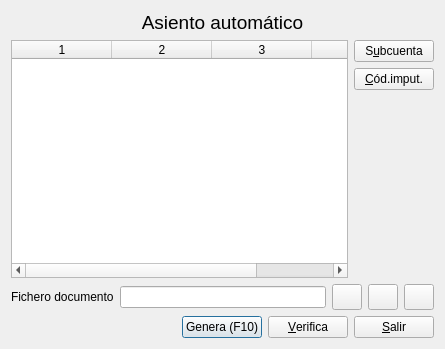
<?xml version="1.0" encoding="UTF-8"?>
<ui version="4.0">
 <author>José Manuel Díez Botella</author>
 <class>execasientomodelo</class>
 <widget class="QDialog" name="execasientomodelo">
  <property name="geometry">
   <rect>
    <x>0</x>
    <y>0</y>
    <width>445</width>
    <height>349</height>
   </rect>
  </property>
  <property name="windowTitle">
   <string>Asiento automático</string>
  </property>
  <layout class="QVBoxLayout" name="verticalLayout">
   <item>
    <widget class="QLabel" name="modelolabel">
     <property name="font">
      <font>
       <pointsize>14</pointsize>
      </font>
     </property>
     <property name="text">
      <string>Asiento automático</string>
     </property>
     <property name="alignment">
      <set>Qt::AlignCenter</set>
     </property>
    </widget>
   </item>
   <item>
    <layout class="QHBoxLayout">
     <property name="spacing">
      <number>6</number>
     </property>
     <property name="leftMargin">
      <number>0</number>
     </property>
     <property name="topMargin">
      <number>0</number>
     </property>
     <property name="rightMargin">
      <number>0</number>
     </property>
     <property name="bottomMargin">
      <number>0</number>
     </property>
     <item>
      <widget class="QTableWidget" name="variablestable">
       <property name="selectionMode">
        <enum>QAbstractItemView::SingleSelection</enum>
       </property>
       <property name="rowCount">
        <number>0</number>
       </property>
       <property name="columnCount">
        <number>4</number>
       </property>
       <column/>
       <column/>
       <column/>
       <column/>
      </widget>
     </item>
     <item>
      <layout class="QVBoxLayout">
       <property name="spacing">
        <number>6</number>
       </property>
       <property name="leftMargin">
        <number>0</number>
       </property>
       <property name="topMargin">
        <number>0</number>
       </property>
       <property name="rightMargin">
        <number>0</number>
       </property>
       <property name="bottomMargin">
        <number>0</number>
       </property>
       <item>
        <widget class="QPushButton" name="subcuentapushButton">
         <property name="text">
          <string>S&amp;ubcuenta</string>
         </property>
         <property name="icon">
          <iconset resource="keme.qrc">
           <normaloff>:/iconos/graf/viewer.xpm</normaloff>:/iconos/graf/viewer.xpm</iconset>
         </property>
         <property name="autoDefault">
          <bool>false</bool>
         </property>
        </widget>
       </item>
       <item>
        <widget class="QPushButton" name="cipushButton">
         <property name="text">
          <string>&amp;Cód.imput.</string>
         </property>
         <property name="icon">
          <iconset resource="keme.qrc">
           <normaloff>:/iconos/graf/viewer.xpm</normaloff>:/iconos/graf/viewer.xpm</iconset>
         </property>
         <property name="autoDefault">
          <bool>false</bool>
         </property>
        </widget>
       </item>
       <item>
        <spacer>
         <property name="orientation">
          <enum>Qt::Vertical</enum>
         </property>
         <property name="sizeHint" stdset="0">
          <size>
           <width>20</width>
           <height>40</height>
          </size>
         </property>
        </spacer>
       </item>
      </layout>
     </item>
    </layout>
   </item>
   <item>
    <layout class="QHBoxLayout" name="horizontalLayout">
     <item>
      <widget class="QLabel" name="label_6">
       <property name="text">
        <string>Fichero documento</string>
       </property>
      </widget>
     </item>
     <item>
      <widget class="QLineEdit" name="fichdoclineEdit">
       <property name="readOnly">
        <bool>true</bool>
       </property>
      </widget>
     </item>
     <item>
      <widget class="QPushButton" name="fichdocpushButton">
       <property name="minimumSize">
        <size>
         <width>30</width>
         <height>26</height>
        </size>
       </property>
       <property name="maximumSize">
        <size>
         <width>30</width>
         <height>26</height>
        </size>
       </property>
       <property name="toolTip">
        <string>Diálogo de archivos</string>
       </property>
       <property name="text">
        <string/>
       </property>
       <property name="icon">
        <iconset resource="keme.qrc">
         <normaloff>:/iconos/graf/fileimport.png</normaloff>:/iconos/graf/fileimport.png</iconset>
       </property>
       <property name="autoDefault">
        <bool>false</bool>
       </property>
      </widget>
     </item>
     <item>
      <widget class="QPushButton" name="visdocpushButton">
       <property name="minimumSize">
        <size>
         <width>30</width>
         <height>26</height>
        </size>
       </property>
       <property name="maximumSize">
        <size>
         <width>30</width>
         <height>26</height>
        </size>
       </property>
       <property name="toolTip">
        <string>Visualizar archivo</string>
       </property>
       <property name="text">
        <string/>
       </property>
       <property name="icon">
        <iconset resource="keme.qrc">
         <normaloff>:/iconos/graf/viewer.xpm</normaloff>:/iconos/graf/viewer.xpm</iconset>
       </property>
       <property name="autoDefault">
        <bool>false</bool>
       </property>
      </widget>
     </item>
     <item>
      <widget class="QPushButton" name="borraasdocpushButton">
       <property name="maximumSize">
        <size>
         <width>30</width>
         <height>30</height>
        </size>
       </property>
       <property name="toolTip">
        <string>Eliminar asignación</string>
       </property>
       <property name="text">
        <string/>
       </property>
       <property name="icon">
        <iconset resource="keme.qrc">
         <normaloff>:/iconos/graf/borraelem.png</normaloff>:/iconos/graf/borraelem.png</iconset>
       </property>
       <property name="shortcut">
        <string>Alt+L</string>
       </property>
       <property name="autoDefault">
        <bool>false</bool>
       </property>
      </widget>
     </item>
    </layout>
   </item>
   <item>
    <layout class="QHBoxLayout">
     <property name="spacing">
      <number>6</number>
     </property>
     <property name="leftMargin">
      <number>0</number>
     </property>
     <property name="topMargin">
      <number>0</number>
     </property>
     <property name="rightMargin">
      <number>0</number>
     </property>
     <property name="bottomMargin">
      <number>0</number>
     </property>
     <item>
      <spacer>
       <property name="orientation">
        <enum>Qt::Horizontal</enum>
       </property>
       <property name="sizeHint" stdset="0">
        <size>
         <width>40</width>
         <height>20</height>
        </size>
       </property>
      </spacer>
     </item>
     <item>
      <widget class="QPushButton" name="generapushButton">
       <property name="text">
        <string>Genera (F10)</string>
       </property>
       <property name="shortcut">
        <string>F10</string>
       </property>
       <property name="default">
        <bool>true</bool>
       </property>
      </widget>
     </item>
     <item>
      <widget class="QPushButton" name="verificarpushButton">
       <property name="text">
        <string>&amp;Verifica</string>
       </property>
       <property name="shortcut">
        <string>Alt+V</string>
       </property>
       <property name="autoDefault">
        <bool>false</bool>
       </property>
      </widget>
     </item>
     <item>
      <widget class="QPushButton" name="salirpushButton">
       <property name="text">
        <string>&amp;Salir</string>
       </property>
       <property name="shortcut">
        <string>Alt+S</string>
       </property>
       <property name="autoDefault">
        <bool>false</bool>
       </property>
      </widget>
     </item>
    </layout>
   </item>
  </layout>
 </widget>
 <layoutdefault spacing="6" margin="11"/>
 <tabstops>
  <tabstop>variablestable</tabstop>
  <tabstop>generapushButton</tabstop>
  <tabstop>verificarpushButton</tabstop>
  <tabstop>salirpushButton</tabstop>
  <tabstop>subcuentapushButton</tabstop>
  <tabstop>cipushButton</tabstop>
  <tabstop>fichdoclineEdit</tabstop>
  <tabstop>fichdocpushButton</tabstop>
  <tabstop>visdocpushButton</tabstop>
  <tabstop>borraasdocpushButton</tabstop>
 </tabstops>
 <resources>
  <include location="keme.qrc"/>
 </resources>
 <connections>
  <connection>
   <sender>salirpushButton</sender>
   <signal>clicked()</signal>
   <receiver>execasientomodelo</receiver>
   <slot>accept()</slot>
   <hints>
    <hint type="sourcelabel">
     <x>20</x>
     <y>20</y>
    </hint>
    <hint type="destinationlabel">
     <x>20</x>
     <y>20</y>
    </hint>
   </hints>
  </connection>
 </connections>
</ui>
